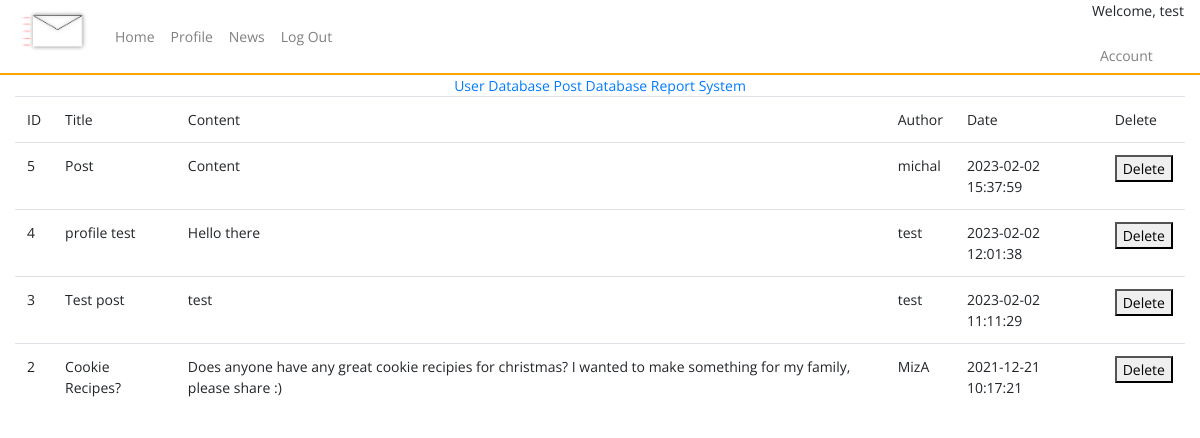
The page /admin/posts (signed in) on the database as committed earlier.
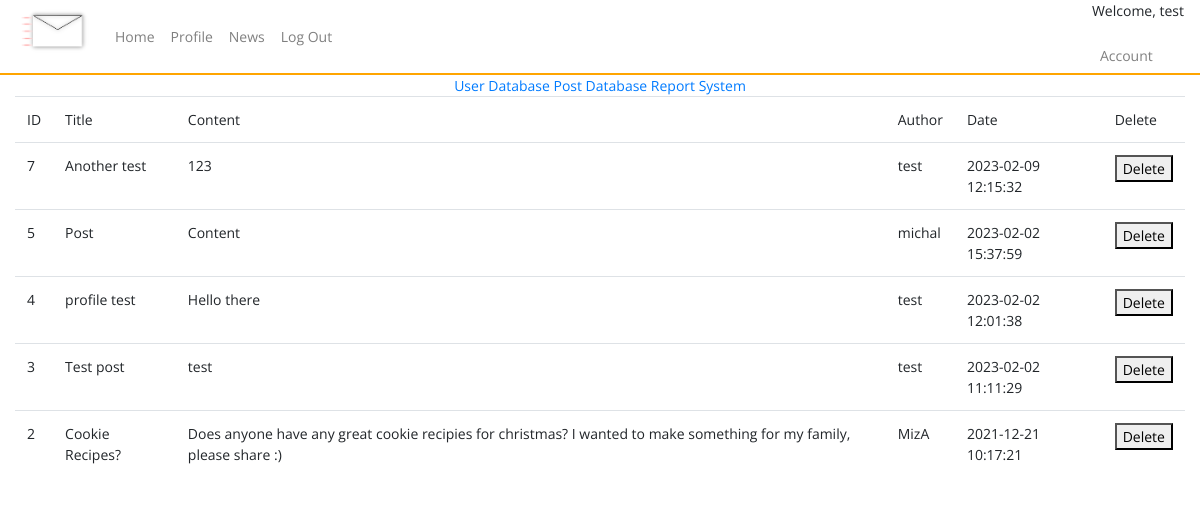
The same page on the database as committed later.
### tables this page shows
CREATE TABLE posts (
    ID INTEGER PRIMARY KEY AUTOINCREMENT,
    title TEXT NOT NULL,
    content TEXT NOT NULL,
    by_user TEXT NOT NULL,
    created_at timestamp default current_timestamp
);

### app.py (the view)
@app.route("/admin/posts")
def admin_posts():
    if not session.get('username'):
        return redirect(url_for('home'))
    post_table=query_db('SELECT * FROM posts ORDER BY created_at DESC')
    return render_template("post_database.html", post_table = post_table)

### app.py (called while the page is built)
def query_db(query, args=(), one=False):
    con = g._database = sqlite3.connect(DATABASE)
    con.row_factory = sqlite3.Row
    cur = con.execute(query, args)
    rv = cur.fetchall()
    cur.close()
    return (rv[0] if rv else None) if one else rv

### templates/post_database.html (shortened to what this page needs)
{% include "admin.html" %}
<div class="container-fluid col">
    <table class="table">
        <tr>
            <td>ID</td>
            <td>Title</td>
            <td>Content</td>
            <td>Author</td>
            <td>Date</td>
            <td>Delete</td>
        </tr>
        <tr>
            {% for post in post_table %}
            <td>{{post.ID}}</td>
            <td>{{post.title}}</td>
            <td>{{post.content}}</td>
            <td>{{post.by_user}}</td>
            <td>{{post.created_at}}</td>
            <td><button type="button" onClick="{{url_for}}">Delete</td></tr>
            {% endfor %}
        </table>
    </div>

Rows that differ between the two databases and show on the page:
added posts: ID "7", title "Another test", content "123", by_user "test", created_at "2023-02-09 12:15:32"
